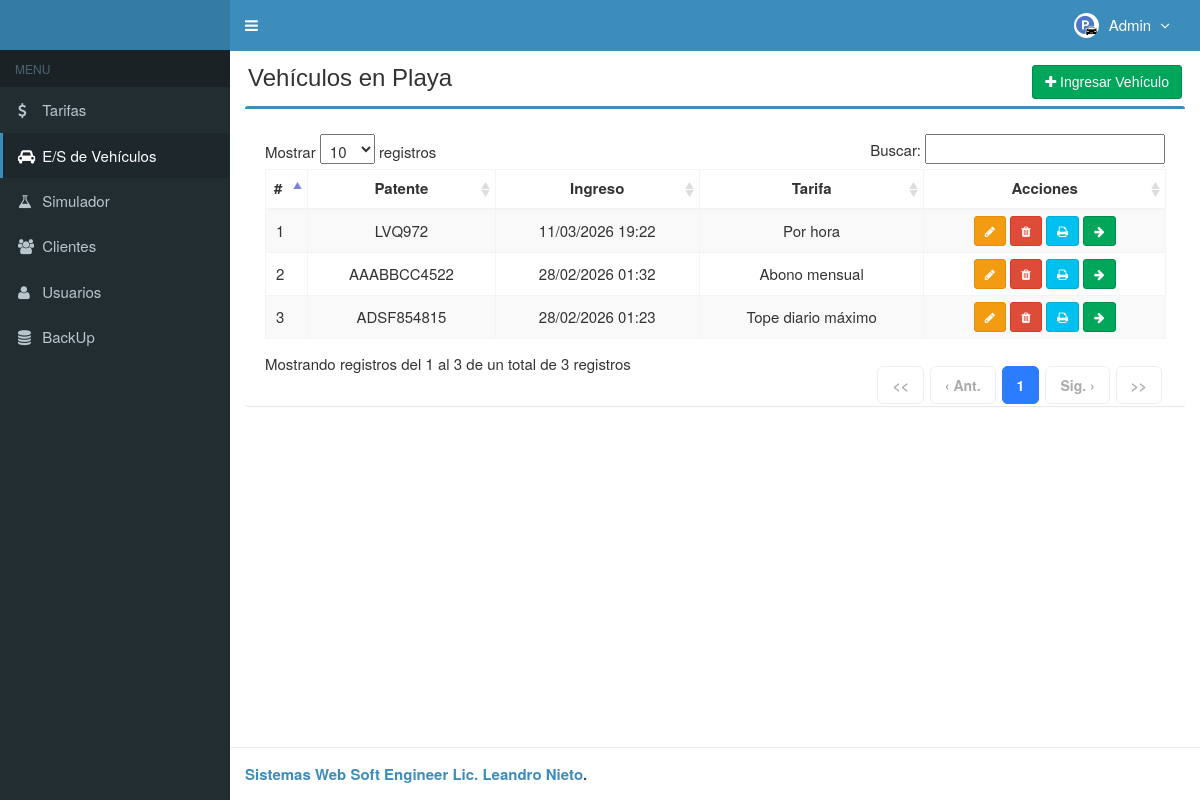
Page /main.php?module=vehiculos (signed in) on the committed database.
### tables this page shows
CREATE TABLE `usuarios` (
  `id_user` int(3) NOT NULL,
  `username` varchar(50) NOT NULL,
  `name_user` varchar(50) NOT NULL,
  `password` varchar(50) NOT NULL,
  `email` varchar(50) DEFAULT NULL,
  `telefono` varchar(13) DEFAULT NULL,
  `foto` varchar(100) DEFAULT NULL,
  `permisos_acceso` enum('Super Admin','Gerente','Operador') NOT NULL,
  `status` enum('activo','bloqueado') NOT NULL DEFAULT 'activo',
  `created_at` timestamp NOT NULL DEFAULT current_timestamp(),
  `updated_at` timestamp NOT NULL DEFAULT current_timestamp() ON UPDATE current_timestamp()
);

CREATE TABLE `vehiculos` (
  `id` int(11) NOT NULL,
  `patente` varchar(15) NOT NULL,
  `fecha_ingreso` date NOT NULL,
  `hora_ingreso` time NOT NULL,
  `fecha_egreso` date DEFAULT NULL,
  `hora_egreso` time DEFAULT NULL,
  `tarifa_id` int(11) NOT NULL,
  `tarifa_descripcion` varchar(100) DEFAULT NULL,
  `tarifa_monto` decimal(10,2) DEFAULT NULL,
  `en_playa` tinyint(1) NOT NULL DEFAULT 1,
  `created_at` timestamp NOT NULL DEFAULT current_timestamp(),
  `monto_total` decimal(10,2) DEFAULT NULL,
  `medio_cobro` varchar(30) DEFAULT NULL
);

CREATE TABLE `tarifas` (
  `id` int(11) NOT NULL,
  `descripcion` varchar(100) NOT NULL,
  `unidad` enum('minutos','horas','dias','fijo') NOT NULL,
  `valor` int(11) NOT NULL DEFAULT 1,
  `monto` decimal(10,2) NOT NULL,
  `es_tarifa_fraccionable` tinyint(1) NOT NULL DEFAULT 0,
  `es_default` tinyint(1) NOT NULL DEFAULT 0,
  `activo` tinyint(1) NOT NULL DEFAULT 1,
  `created_at` timestamp NOT NULL DEFAULT current_timestamp(),
  `es_tope_diario` tinyint(1) DEFAULT 0
);

### modules/vehiculos/view.php (the view, shortened to what this page needs)
<section class="content-header">
  <h1>
    Vehículos en Playa
    <a class="btn btn-success pull-right" href="?module=form_vehiculos&form=add">
      <i class="fa fa-plus"></i> Ingresar Vehículo
    </a>
  </h1>
</section>
<section class="content">
  <div class="box box-primary">
    <div class="box-body table-responsive">
      <table id="dataTables1" class="table table-bordered table-striped">
        <thead>
          <tr>
            <th>#</th>
            <th class="center">Patente</th>
            <th class="center">Ingreso</th>
            <th class="center">Tarifa</th>
            <th class="center">Acciones</th>
          </tr>
        </thead>
        <tbody>
        <?php
        $query = mysqli_query($mysqli, "
            SELECT v.*, t.descripcion
            FROM vehiculos v
            INNER JOIN tarifas t ON t.id = v.tarifa_id
            WHERE v.en_playa = 1
            ORDER BY v.id DESC
        ");
        $no = 1;
        while ($data = mysqli_fetch_assoc($query)) {
          $fecha = date('d/m/Y', strtotime($data['fecha_ingreso']));
          $hora  = date('H:i', strtotime($data['hora_ingreso']));
        ?>
          <tr>
            <td><?= $no++ ?></td>
            <td><center><?= strtoupper($data['patente']) ?></td>
            <td><center><?= $fecha . ' ' . $hora ?></td>
            <td><center><?= $data['descripcion'] ?></td>
            <td class="text-center">
              <a data-toggle="tooltip" data-placement="top" title="Modificar" class="btn btn-warning btn-sm"
                 href="?module=form_vehiculos&form=edit&id=<?= $data['id'] ?>">
                 <i class="fa fa-pencil"></i>
              </a>
              <?php if ($_SESSION['permisos_acceso'] == 'Super Admin') { ?>
                <a data-toggle="tooltip" data-placement="top" title="Eliminar"
                  href="modules/vehiculos/proces.php?act=delete&id=<?= $data['id'] ?>"
                  onclick="return confirm('¿Eliminar el registro de este <?= $data['patente'] ?> ?')"
                  class="btn btn-danger btn-sm">
                  <i class="fa fa-trash"></i>
                </a>
              <?php } ?>
              <a data-toggle="tooltip" data-placement="top" title="Imprimir ticket" class="btn btn-info btn-sm"
              href="modules/vehiculos/ticket_ingreso.php?id=<?= $data['id'] ?>">
                 <i class="fa fa-print"></i>
              </a>
              <a data-toggle="tooltip"  class="btn btn-success btn-sm" data-placement="top" title="Registrar salida"
                href="?module=form_vehiculos&form=cobrar&id=<?= $data['id'] ?>">
                <i class="fa fa-arrow-right"></i>
              </a>
            </td>
          </tr>
        <?php } ?>
        </tbody>
      </table>
    </div>
  </div>
</section>

### main.php (shortened to what this page needs)
<?php
require_once 'config/database.php';
require_once 'includes/permisos.php';
?>
<!DOCTYPE html>
<html>
  <head>
    <link href="assets/css/bootstrap.min.css" rel="stylesheet" type="text/css" />
    <link href="assets/plugins/font-awesome-4.6.3/css/font-awesome.min.css" rel="stylesheet" type="text/css" />
    <link href="assets/plugins/datatables/dataTables.bootstrap.css" rel="stylesheet" type="text/css" />
    <link href="assets/plugins/datepicker/datepicker.min.css" rel="stylesheet" type="text/css" />
    <link rel="stylesheet" type="text/css" href="assets/plugins/chosen/css/chosen.min.css" />
    <link href="assets/css/AdminLTE.min.css" rel="stylesheet" type="text/css" />
    <link href="assets/css/skins/skin-blue.min.css" rel="stylesheet" type="text/css" />
    <link href="assets/plugins/datepicker/datepicker3.css" rel="stylesheet" type="text/css" />
    <link href="assets/css/style.css" rel="stylesheet" type="text/css" />
  </head>
  <body class="skin-blue fixed">
    <div class="wrapper">
      <header class="main-header">
        <a href="?module=beranda" class="logo">
        </a>
        <nav class="navbar navbar-static-top" role="navigation">
          <a href="#" class="sidebar-toggle" data-toggle="offcanvas" role="button">
          </a>
          <div class="navbar-custom-menu">
            <ul class="nav navbar-nav">
              <?php include "top-menu.php" ?>
            </ul>
          </div>
        </nav>
      </header>
      <aside class="main-sidebar">
        <section class="sidebar">
            <?php include "sidebar-menu.php" ?>
        </section>
      </aside>
      <div class="content-wrapper">
        <?php include "content.php" ?>
      </div>
      <footer class="main-footer">
        <strong> <a href="" target="_blank">Sistemas Web Soft Engineer Lic. Leandro Nieto</a>.</strong>
      </footer>
    </div>
  </body>
</html>

### top-menu.php (shortened to what this page needs)
<?php
require_once "config/database.php";
$query = mysqli_query($mysqli, "SELECT id_user, name_user, foto, permisos_acceso FROM usuarios WHERE id_user='$_SESSION[id_user]'")
                                or die('error: '.mysqli_error($mysqli));
$data = mysqli_fetch_assoc($query);
?>
<li class="dropdown user user-menu">
  <a href="#" class="dropdown-toggle" data-toggle="dropdown">
  <?php
  if ($data['foto']=="") { ?>
    <img src="assets/img/logo.webp" class="user-image" alt="User Image"/>
  <?php
  }
  else { ?>
    <img src="assets/img/logo.webp" class="user-image" alt="User Image"/>
  <?php
  }
  ?>
    <span class="hidden-xs"><?php echo $data['name_user']; ?> <i style="margin-left:5px" class="fa fa-angle-down"></i></span>
  </a>
</li>

### sidebar-menu.php (shortened to what this page needs)
<?php
$perfil = $_SESSION['permisos_acceso'];
$modulosPermitidos = [];
$query = mysqli_query($mysqli, "
    SELECT modulo
    FROM profile_modules
    WHERE perfil = '$perfil'
      AND puede_ver = 1
");
while ($row = mysqli_fetch_assoc($query)) {
    $modulosPermitidos[] = $row['modulo'];
}
function puedeVer($modulo, $lista) {
    return in_array($modulo, $lista);
}
?>
<ul class="sidebar-menu">
  <li class="header">MENU</li>
  <?php if (puedeVer('tarifas', $modulosPermitidos)) { ?>
  <li class="<?= ($_GET['module']=='tarifas' || $_GET['module']=='form_tarifas') ? 'active' : '' ?>">
    <a href="?module=tarifas">
      <i class="fa fa-dollar"></i> <span>Tarifas</span>
    </a>
  </li>
  <?php } ?>
  <?php if (puedeVer('vehiculos', $modulosPermitidos)) { ?>
  <li class="<?= ($_GET['module']=='vehiculos' || $_GET['module']=='form_vehiculos') ? 'active' : '' ?>">
    <a href="?module=vehiculos">
      <i class="fa fa-car"></i> <span>E/S de Vehículos</span>
    </a>
  </li>
  <?php } ?>
  <?php if (puedeVer('simulador', $modulosPermitidos)) { ?>
  <li class="<?= ($_GET['module']=='simulador' || $_GET['module']=='form_simulador') ? 'active' : '' ?>">
    <a href="?module=simulador">
      <i class="fa fa-flask"></i> <span>Simulador</span>
    </a>
  </li>
  <?php } ?>
  <?php if (puedeVer('clients', $modulosPermitidos)) { ?>
  <li class="<?= ($_GET['module']=='clients') ? 'active' : '' ?>">
    <a href="?module=clients">
      <i class="fa fa-users"></i> <span>Clientes</span>
    </a>
  </li>
  <?php } ?>
  <?php if (puedeVer('user', $modulosPermitidos)) { ?>
  <li class="<?= ($_GET['module']=='user' || $_GET['module']=='form_user') ? 'active' : '' ?>">
    <a href="?module=user">
      <i class="fa fa-user"></i> <span>Usuarios</span>
    </a>
  </li>
  <?php } ?>
  <?php if ($perfil === 'Super Admin') { ?>
  <li>
    <a href="BackUp/proces.php">
      <i class="fa fa-database"></i> <span>BackUp</span>
    </a>
  </li>
  <?php } ?>
</ul>

### content.php (shortened to what this page needs)
<?php
$module = $_GET['module'] ?? 'vehiculos';
switch ($module) {
    case 'vehiculos':
        include "modules/vehiculos/view.php";
        break;
}

### assets/css/style.css (style rules this page uses)
.content-header { padding: 15px 18px 0; position: relative; }
.center { text-align:center; }
body { background-color: #fff; color: #333; font-size: 15px; line-height: 1.42857; }
table.dataTable tbody th, table.dataTable tbody td { padding: 6px 10px !important; line-height: 1.35; vertical-align: middle; }

### rows in the picture
usuarios: name_user "Admin"
vehiculos: patente "LVQ972", fecha_ingreso "11/03/2026", hora_ingreso "19:22", tarifa.descripcion "Por hora"
vehiculos: patente "AAABBCC4522", fecha_ingreso "28/02/2026", hora_ingreso "01:32", tarifa.descripcion "Abono mensual"
vehiculos: patente "ADSF854815", fecha_ingreso "28/02/2026", hora_ingreso "01:23", tarifa.descripcion "Tope diario máximo"
